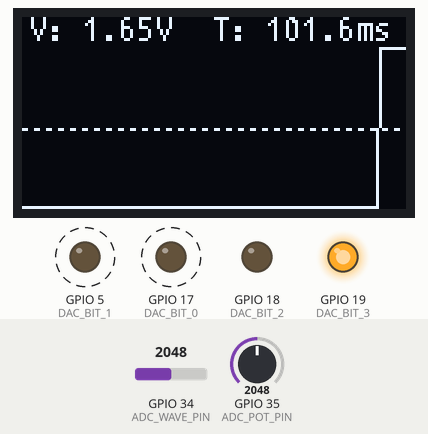
Recording of a sketch running on a simulated ESP32. On the bench: 128×64 one-colour display, output pins drawn as LEDs (lit = HIGH). Dashed ring = blinking. The inputs (shaded band) are chosen by the test bench; at power-on: GPIO 35 (ADC_POT_PIN) = 2048, GPIO 34 (ADC_WAVE_PIN) = 2048. What the sketch prints to the serial monitor is not drawn.

Above: at 6.2 s.
6.3 s: GPIO 35 (ADC_POT_PIN) set to 491
At 7.01 s:
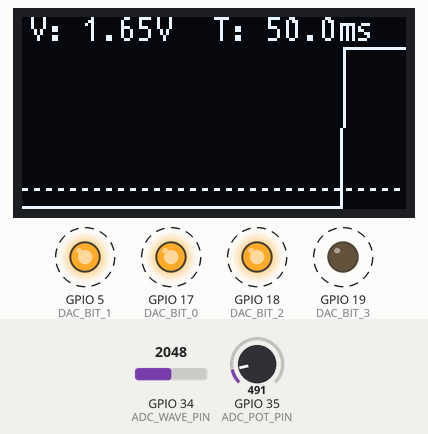
9.3 s: GPIO 34 (ADC_WAVE_PIN) set to 2866
At 10.59 s:
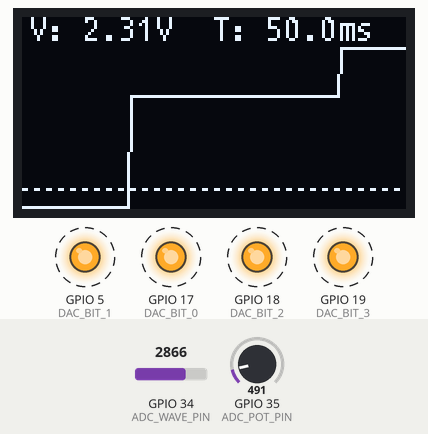
12.3 s: GPIO 35 (ADC_POT_PIN) set to 1228
At 12.9 s:
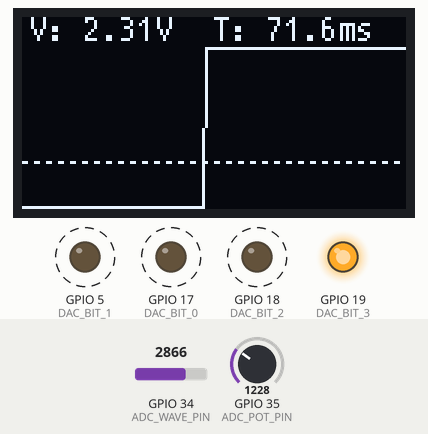
13.8 s: GPIO 35 (ADC_POT_PIN) set to 2866
At 14.48 s:
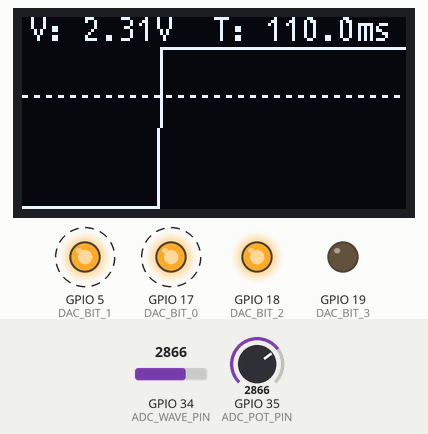
15.4 s: GPIO 34 (ADC_WAVE_PIN) set to 3603
At 15.81 s:
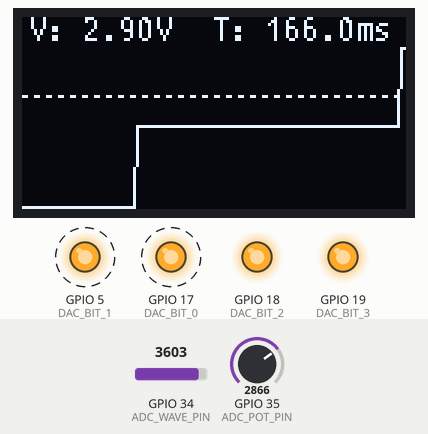
17.0 s: GPIO 34 (ADC_WAVE_PIN) set to 4095
At 18.13 s:
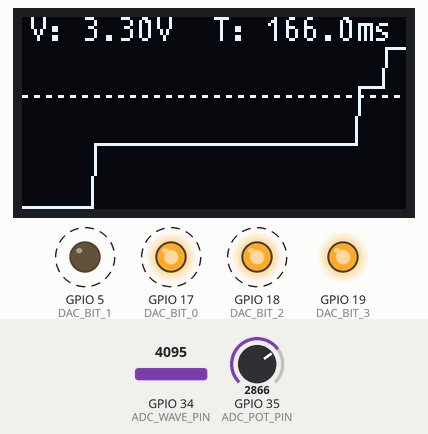
Timing chart, 0 to 19.5 s (numbered marks = the images above; inputs shaded):
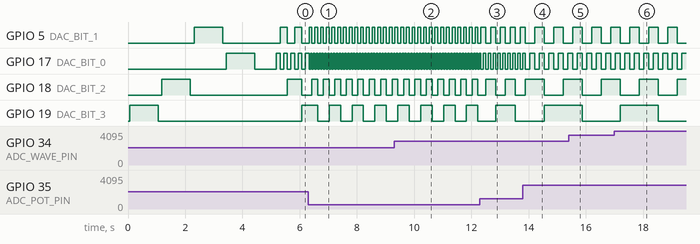

Measured:
- after the input at 6.3 s, GPIO 5 (DAC_BIT_1): alternates HIGH for 0.10 s and LOW for 0.10 s, starting after 0.13 s; GPIO 17 (DAC_BIT_0): alternates HIGH for 0.05 s and LOW for 0.05 s, starting after 0.08 s; GPIO 18 (DAC_BIT_2): alternates HIGH for 0.20 s and LOW for 0.20 s, starting after 0.13 s
- after the input at 12.3 s, GPIO 5 (DAC_BIT_1): alternates HIGH for 0.17 s and LOW for 0.17 s, starting after 0.20 s; GPIO 17 (DAC_BIT_0): alternates HIGH for 0.09 s and LOW for 0.09 s, starting after 0.11 s; GPIO 18 (DAC_BIT_2): alternates HIGH for 0.34 s and LOW for 0.34 s, starting after 0.20 s
- after the input at 13.8 s, GPIO 5 (DAC_BIT_1): alternates HIGH for 0.33 s and LOW for 0.33 s, starting after 0.41 s; GPIO 17 (DAC_BIT_0): alternates HIGH for 0.17 s and LOW for 0.17 s, starting after 0.24 s
- by itself, GPIO 17 (DAC_BIT_0): repeats every 0.25 s: HIGH 0.13 s, LOW 0.13 s
- by itself, GPIO 19 (DAC_BIT_3): alternates HIGH for 0.40 s and LOW for 0.40 s

The sketch:

sketch_oct23a.ino
```cpp
#include <U8g2lib.h>
#include <Wire.h>

// --- OLED Display Setup ---
U8G2_SH1106_128X64_NONAME_F_HW_I2C u8g2(U8G2_R0, U8X8_PIN_NONE);
#define SCREEN_WIDTH 128
#define SCREEN_HEIGHT 64

// --- 4-Bit R-2R DAC & LED Pin Definitions ---
#define DAC_BIT_3 19 // MSB (1st LED)
#define DAC_BIT_2 18 // 2nd LED
#define DAC_BIT_1 5  // 3rd LED
#define DAC_BIT_0 17 // LSB (4th LED)

// --- ADC Pin Definitions ---
#define ADC_WAVE_PIN 34   // Channel 1: Reads the DAC's analog output
#define ADC_POT_PIN  35   // Channel 2: Reads the Potentiometer

// --- Oscilloscope Buffer ---
int readings[SCREEN_WIDTH]; // Still needed for drawing the wave
int currentReadingIndex = 0;

// --- DAC Wave Generator ---
byte dacValue = 0; // A 4-bit value (0-15)

// --- Helper array for the LED test ---
const int dacPins[] = {DAC_BIT_3, DAC_BIT_2, DAC_BIT_1, DAC_BIT_0};
const char* bitNames[] = {"BIT 3 (MSB)", "BIT 2", "BIT 1", "BIT 0 (LSB)"};

// --- Variables for Real-Time Display ---
float currentVoltage = 0.0;
unsigned long loopStartTime = 0;
unsigned long loopEndTime = 0;
float loopTimeMillis = 0.0;
// Averaging filter for time display
const int numTimeSamples = 10;
float timeSamples[numTimeSamples];
int timeSampleIndex = 0;
float avgLoopTimeMillis = 0.0;

void setup() {
  Serial.begin(115200);

  // Initialize DAC & LED pins as outputs
  pinMode(DAC_BIT_3, OUTPUT);
  pinMode(DAC_BIT_2, OUTPUT);
  pinMode(DAC_BIT_1, OUTPUT);
  pinMode(DAC_BIT_0, OUTPUT);

  // Set ADC settings
  analogSetWidth(12);
  analogSetAttenuation(ADC_11db);

  // Initialize OLED display
  Wire.begin(21, 22);
  u8g2.begin();
  u8g2.setFont(u8g2_font_ncenB08_tr); // A small readable font

  // --- LED DIAGNOSTIC TEST (Unchanged) ---
  Serial.println("Starting LED Diagnostic Test...");
  for (int i = 0; i < 4; i++) {
    u8g2.clearBuffer();
    u8g2.drawStr(10, 30, "LED TEST:");
    u8g2.drawStr(10, 45, bitNames[i]);
    u8g2.sendBuffer();
    Serial.print("Testing LED "); Serial.println(bitNames[i]);
    digitalWrite(dacPins[i], HIGH);
    delay(1000); // Shorter delay for faster startup
    digitalWrite(dacPins[i], LOW);
    delay(100);
  }
  u8g2.clearBuffer();
  u8g2.drawStr(10, 30, "Test complete!");
  u8g2.drawStr(10, 45, "Starting scope...");
  u8g2.sendBuffer();
  Serial.println("LED test complete. Starting main loop.");
  delay(500); // Shorter delay
}

void loop() {
  // --- Record start time ---
  loopStartTime = micros(); // Get time in microseconds

  // 1. READ CONTROLS (Potentiometer)
  int potValue = analogRead(ADC_POT_PIN);
  int waveDelay = map(potValue, 0, 4095, 0, 200); // Max 200ms delay

  // 2. GENERATE DAC SIGNAL & LIGHT LEDs
  digitalWrite(DAC_BIT_3, (dacValue >> 3) & 1);
  digitalWrite(DAC_BIT_2, (dacValue >> 2) & 1);
  digitalWrite(DAC_BIT_1, (dacValue >> 1) & 1);
  digitalWrite(DAC_BIT_0, (dacValue >> 0) & 1);
  dacValue = (dacValue + 1) % 16; // Counts 0-15

  // 3. READ FOR OSCILLOSCOPE (Channel 1)
  int adcWaveValue = analogRead(ADC_WAVE_PIN);

  // --- Calculate INSTANTANEOUS Voltage ---
  currentVoltage = (float)adcWaveValue / 4095.0 * 3.3; // Convert ADC value to voltage

  readings[currentReadingIndex] = adcWaveValue; // Store raw value in buffer
  currentReadingIndex = (currentReadingIndex + 1) % SCREEN_WIDTH;

  // 4. DRAW TO OLED (This function now also draws the text)
  drawWaveform();

  // 5. APPLY FREQUENCY DELAY
  delay(1 + waveDelay); // Add 1ms base delay

  // --- Record end time and calculate duration ---
  loopEndTime = micros();
  loopTimeMillis = (float)(loopEndTime - loopStartTime) / 1000.0; // Convert to milliseconds

  // --- Update rolling average for display stability ---
  timeSamples[timeSampleIndex] = loopTimeMillis;
  timeSampleIndex = (timeSampleIndex + 1) % numTimeSamples;
  avgLoopTimeMillis = 0;
  for(int i=0; i<numTimeSamples; i++) {
    avgLoopTimeMillis += timeSamples[i];
  }
  avgLoopTimeMillis /= numTimeSamples;
}

/**
 * @brief Clears the display, draws waveforms, and adds text readings
 */
void drawWaveform() {
  u8g2.clearBuffer();

  // --- 1. AUTOSCALING LOGIC (Needed for drawing wave correctly) ---
  int dataMin = 4095;
  int dataMax = 0;
  for (int i = 0; i < SCREEN_WIDTH; i++) {
    if (readings[i] < dataMin) dataMin = readings[i];
    if (readings[i] > dataMax) dataMax = readings[i];
  }
  if (dataMin == dataMax) dataMax = dataMin + 1;

  // --- 2. DRAW CHANNEL 1 (The DAC Wave) ---
  const int yOffset = 10; // Space for text
  const int graphHeight = SCREEN_HEIGHT - yOffset;

  for (int x = 0; x < SCREEN_WIDTH - 1; x++) {
    int readIdx = (currentReadingIndex + x) % SCREEN_WIDTH;
    int nextReadIdx = (currentReadingIndex + x + 1) % SCREEN_WIDTH;

    int y1 = yOffset + (graphHeight - 1) - map(readings[readIdx], dataMin, dataMax, 0, graphHeight - 1);
    int y2 = yOffset + (graphHeight - 1) - map(readings[nextReadIdx], dataMin, dataMax, 0, graphHeight - 1);

    u8g2.drawLine(x, y1, x + 1, y2);
  }

  // --- 3. DRAW CHANNEL 2 (The Pot Level) ---
  int potRaw = analogRead(ADC_POT_PIN);
  int potY = yOffset + (graphHeight - 1) - map(potRaw, 0, 4095, 0, graphHeight - 1);

  for (int x = 0; x < SCREEN_WIDTH; x += 4) {
    u8g2.drawHLine(x, potY, 2);
  }

  // --- 4. Draw Real-Time Voltage and Time Text ---
  char buffer[20];
  u8g2.setFont(u8g2_font_t0_11_tf); // Small font

  // Display Real-Time Voltage
  sprintf(buffer, "V: %.2fV", currentVoltage);
  u8g2.setCursor(2, 8); // Top-left
  u8g2.print(buffer);

  // Display Loop Time
  sprintf(buffer, "T: %.1fms", avgLoopTimeMillis);
  // Adjusted position to top-right
  u8g2.setCursor(SCREEN_WIDTH - 65, 8);
  u8g2.print(buffer);


  // Send the completed buffer to the display
  u8g2.sendBuffer();
}
```
